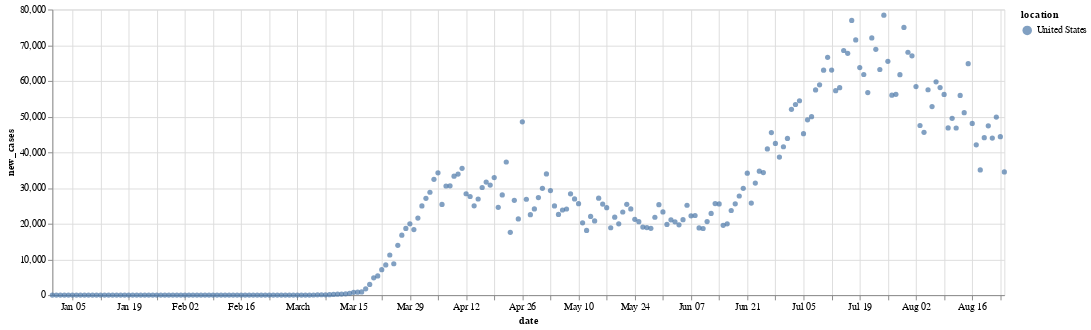

Notebook source saved alongside this figure:
### Markdown cell above
### Exact search

### Code cell
filter = Q.exact_search(Q.column("location"), "United States")

data_united_states = dataset.get_data(condition = filter)

altair.Chart(data_united_states).mark_circle().encode(
        x="date:T",
        y="new_cases",
        color="location",
        tooltip=["location", "date", "new_cases", "new_deaths"]
    ).properties(width=1000)

### Figure 1 — Vega-Lite specification as saved in the notebook (floating-point values rounded to 4 significant figures; data arrays with more than 128 entries replaced by an {"elided": "..."} marker saying what was removed)
{"config": {"view": {"continuousWidth": 400, "continuousHeight": 300}}, "data": {"name": "data-3550a8981403991136f40935e7b17504"}, "mark": "circle", "encoding": {"color": {"type": "nominal", "field": "location"}, "tooltip": [{"type": "nominal", "field": "location"}, {"type": "nominal", "field": "date"}, {"type": "quantitative", "field": "new_cases"}, {"type": "quantitative", "field": "new_deaths"}], "x": {"type": "temporal", "field": "date"}, "y": {"type": "quantitative", "field": "new_cases"}}, "width": 1000, "$schema": "https://vega.github.io/schema/vega-lite/v4.8.1.json", "datasets": {"data-3550a8981403991136f40935e7b17504": {"elided": "238 records"}}}
